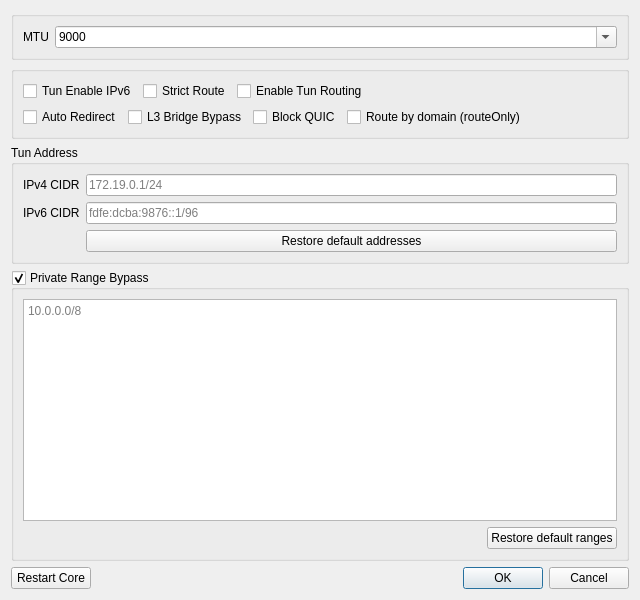
<?xml version="1.0" encoding="UTF-8"?>
<ui version="4.0">
 <class>DialogVPNSettings</class>
 <widget class="QDialog" name="DialogVPNSettings">
  <property name="geometry">
   <rect>
    <x>0</x>
    <y>0</y>
    <width>640</width>
    <height>600</height>
   </rect>
  </property>
  <property name="windowTitle">
   <string>Tun Settings</string>
  </property>
  <layout class="QVBoxLayout" name="verticalLayout">
   <item>
    <widget class="QGroupBox" name="groupBox">
     <property name="uiLevel" stdset="0">
      <string notr="true">advanced</string>
     </property>
     <property name="sizePolicy">
      <sizepolicy hsizetype="Preferred" vsizetype="Maximum">
       <horstretch>0</horstretch>
       <verstretch>0</verstretch>
      </sizepolicy>
     </property>
     <layout class="QHBoxLayout" name="horizontalLayout_5">
      <item>
       <widget class="QLabel" name="label_10">
        <property name="sizePolicy">
         <sizepolicy hsizetype="Maximum" vsizetype="Preferred">
          <horstretch>0</horstretch>
          <verstretch>0</verstretch>
         </sizepolicy>
        </property>
        <property name="text">
         <string notr="true">MTU</string>
        </property>
       </widget>
      </item>
      <item>
       <widget class="QComboBox" name="vpn_mtu">
        <property name="editable">
         <bool>true</bool>
        </property>
        <item>
         <property name="text">
          <string notr="true">9000</string>
         </property>
        </item>
        <item>
         <property name="text">
          <string notr="true">1500</string>
         </property>
        </item>
       </widget>
      </item>
     </layout>
    </widget>
   </item>
   <item>
    <widget class="QGroupBox" name="horizontalGroupBox_2">
     <layout class="QVBoxLayout" name="checksVLayout">
      <item>
       <layout class="QHBoxLayout" name="checksRow1">
        <item>
         <widget class="QCheckBox" name="vpn_ipv6">
          <property name="text">
           <string>Tun Enable IPv6</string>
          </property>
         </widget>
        </item>
        <item>
         <widget class="QCheckBox" name="strict_route">
          <property name="text">
           <string>Strict Route</string>
          </property>
         </widget>
        </item>
        <item>
         <widget class="QCheckBox" name="tun_routing">
          <property name="toolTip">
           <string>&lt;html&gt;&lt;head/&gt;&lt;body&gt;&lt;p&gt;When enabled, Direct IP CIDRs and rule sets will also be added to the Tun setting to be excluded at OS routing level. IMPORTANT: Large rule sets have been reported to cause massive CPU usage in windows, please enable this option with caution.&lt;/p&gt;&lt;/body&gt;&lt;/html&gt;</string>
          </property>
          <property name="text">
           <string>Enable Tun Routing</string>
          </property>
         </widget>
        </item>
        <item>
         <spacer name="checksRow1Spacer">
          <property name="orientation">
           <enum>Qt::Orientation::Horizontal</enum>
          </property>
          <property name="sizeHint" stdset="0">
           <size>
            <width>40</width>
            <height>20</height>
           </size>
          </property>
         </spacer>
        </item>
       </layout>
      </item>
      <item>
       <layout class="QHBoxLayout" name="checksRow2">
        <item>
         <widget class="QCheckBox" name="auto_redirect">
          <property name="uiLevel" stdset="0">
           <string notr="true">advanced</string>
          </property>
          <property name="toolTip">
           <string>&lt;html&gt;&lt;head/&gt;&lt;body&gt;&lt;p&gt;Improves Tun routing and performance using nftables. While enabled, this machine cannot be used as a network gateway for other devices.&lt;/p&gt;&lt;/body&gt;&lt;/html&gt;</string>
          </property>
          <property name="text">
           <string>Auto Redirect</string>
          </property>
         </widget>
        </item>
        <item>
         <widget class="QCheckBox" name="l3_bridge">
          <property name="uiLevel" stdset="0">
           <string notr="true">advanced</string>
          </property>
          <property name="toolTip">
           <string>&lt;html&gt;&lt;head/&gt;&lt;body&gt;&lt;p&gt;Forwards bypassed traffic straight out of the network interface instead of rebuilding it as a new connection, which is faster and keeps NAT intact for games and P2P. Applies to UDP and ICMP only; TCP still needs to be sniffed and keeps taking the normal direct path.&lt;/p&gt;&lt;/body&gt;&lt;/html&gt;</string>
          </property>
          <property name="text">
           <string>L3 Bridge Bypass</string>
          </property>
         </widget>
        </item>
        <item>
         <widget class="QCheckBox" name="block_quic">
          <property name="toolTip">
           <string>Refuse QUIC (UDP 443) sent through a proxy, so browsers switch to TCP at once instead of stalling. Direct traffic is not affected.</string>
          </property>
          <property name="text">
           <string>Block QUIC</string>
          </property>
         </widget>
        </item>
        <item>
         <widget class="QCheckBox" name="sniff_route_only">
          <property name="toolTip">
           <string>Use the SNI or host found by sniffing only to choose the route, without replacing the connection address: the server gets the IP. Turn it off when the server has to route by domain, for example in a cascade; then the server gets the domain.</string>
          </property>
          <property name="text">
           <string>Route by domain (routeOnly)</string>
          </property>
         </widget>
        </item>
        <item>
         <spacer name="checksRow2Spacer">
          <property name="orientation">
           <enum>Qt::Orientation::Horizontal</enum>
          </property>
          <property name="sizeHint" stdset="0">
           <size>
            <width>40</width>
            <height>20</height>
           </size>
          </property>
         </spacer>
        </item>
       </layout>
      </item>
     </layout>
    </widget>
   </item>
   <item>
    <widget class="QGroupBox" name="tunAddressGroupBox">
     <property name="uiLevel" stdset="0">
      <string notr="true">advanced</string>
     </property>
     <property name="title">
      <string>Tun Address</string>
     </property>
     <layout class="QFormLayout" name="formLayout">
      <item row="0" column="0">
       <widget class="QLabel" name="label_tun_ipv4">
        <property name="text">
         <string>IPv4 CIDR</string>
        </property>
       </widget>
      </item>
      <item row="0" column="1">
       <widget class="QLineEdit" name="tun_ipv4_cidr">
        <property name="placeholderText">
         <string notr="true">172.19.0.1/24</string>
        </property>
       </widget>
      </item>
      <item row="1" column="0">
       <widget class="QLabel" name="label_tun_ipv6">
        <property name="text">
         <string>IPv6 CIDR</string>
        </property>
       </widget>
      </item>
      <item row="1" column="1">
       <widget class="QLineEdit" name="tun_ipv6_cidr">
        <property name="placeholderText">
         <string notr="true">fdfe:dcba:9876::1/96</string>
        </property>
       </widget>
      </item>
      <item row="2" column="1">
       <widget class="QPushButton" name="restore_default_addresses">
        <property name="text">
         <string>Restore default addresses</string>
        </property>
       </widget>
      </item>
     </layout>
    </widget>
   </item>
   <item>
    <widget class="QGroupBox" name="privRangeGroupBox">
     <property name="uiLevel" stdset="0">
      <string notr="true">advanced</string>
     </property>
     <property name="toolTip">
      <string>&lt;html&gt;&lt;head/&gt;&lt;body&gt;&lt;p&gt;Address ranges handed straight to the physical NIC instead of being routed through the core, one CIDR per line. Uncheck to let the core hijack private range traffic instead. Loopback and broadcast are always bypassed and cannot be listed here.&lt;/p&gt;&lt;/body&gt;&lt;/html&gt;</string>
     </property>
     <property name="title">
      <string>Private Range Bypass</string>
     </property>
     <property name="checkable">
      <bool>true</bool>
     </property>
     <layout class="QVBoxLayout" name="privRangeLayout">
      <item>
       <widget class="QPlainTextEdit" name="priv_ranges">
        <property name="sizePolicy">
         <sizepolicy hsizetype="Expanding" vsizetype="Expanding">
          <horstretch>0</horstretch>
          <verstretch>0</verstretch>
         </sizepolicy>
        </property>
        <property name="placeholderText">
         <string notr="true">10.0.0.0/8</string>
        </property>
       </widget>
      </item>
      <item>
       <layout class="QHBoxLayout" name="privRangeButtonsRow">
        <item>
         <spacer name="privRangeButtonsSpacer">
          <property name="orientation">
           <enum>Qt::Orientation::Horizontal</enum>
          </property>
          <property name="sizeHint" stdset="0">
           <size>
            <width>40</width>
            <height>20</height>
           </size>
          </property>
         </spacer>
        </item>
        <item>
         <widget class="QPushButton" name="restore_default_ranges">
          <property name="text">
           <string>Restore default ranges</string>
          </property>
         </widget>
        </item>
       </layout>
      </item>
     </layout>
    </widget>
   </item>
   <item>
    <layout class="QHBoxLayout" name="horizontalLayout_3">
     <item>
      <widget class="QPushButton" name="restart_core">
       <property name="toolTip">
        <string>Stops the running profile and restarts the core. Try this when Tun fails to start, then start the profile again.</string>
       </property>
       <property name="text">
        <string>Restart Core</string>
       </property>
      </widget>
     </item>
     <item>
      <widget class="QDialogButtonBox" name="buttonBox">
       <property name="standardButtons">
        <set>QDialogButtonBox::StandardButton::Cancel|QDialogButtonBox::StandardButton::Ok</set>
       </property>
      </widget>
     </item>
    </layout>
   </item>
  </layout>
 </widget>
 <tabstops>
  <tabstop>vpn_mtu</tabstop>
  <tabstop>vpn_ipv6</tabstop>
  <tabstop>tun_ipv4_cidr</tabstop>
  <tabstop>tun_ipv6_cidr</tabstop>
  <tabstop>restore_default_addresses</tabstop>
  <tabstop>strict_route</tabstop>
  <tabstop>sniff_route_only</tabstop>
  <tabstop>restart_core</tabstop>
 </tabstops>
 <resources/>
 <connections>
  <connection>
   <sender>buttonBox</sender>
   <signal>rejected()</signal>
   <receiver>DialogVPNSettings</receiver>
   <slot>reject()</slot>
   <hints>
    <hint type="sourcelabel">
     <x>399</x>
     <y>575</y>
    </hint>
    <hint type="destinationlabel">
     <x>399</x>
     <y>299</y>
    </hint>
   </hints>
  </connection>
  <connection>
   <sender>buttonBox</sender>
   <signal>accepted()</signal>
   <receiver>DialogVPNSettings</receiver>
   <slot>accept()</slot>
   <hints>
    <hint type="sourcelabel">
     <x>399</x>
     <y>575</y>
    </hint>
    <hint type="destinationlabel">
     <x>399</x>
     <y>299</y>
    </hint>
   </hints>
  </connection>
 </connections>
</ui>
